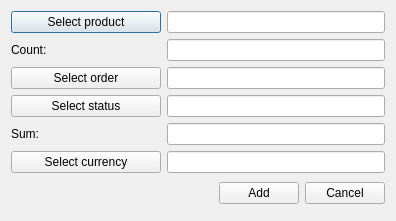
<?xml version="1.0" encoding="UTF-8"?>
<ui version="4.0">
 <class>CreateOrdList</class>
 <widget class="QDialog" name="CreateOrdList">
  <property name="geometry">
   <rect>
    <x>0</x>
    <y>0</y>
    <width>396</width>
    <height>221</height>
   </rect>
  </property>
  <property name="windowTitle">
   <string>Create/Update product in list</string>
  </property>
  <property name="locale">
   <locale language="English" country="UnitedStates"/>
  </property>
  <property name="modal">
   <bool>false</bool>
  </property>
  <layout class="QGridLayout" name="gridLayout">
   <property name="leftMargin">
    <number>11</number>
   </property>
   <property name="topMargin">
    <number>11</number>
   </property>
   <property name="rightMargin">
    <number>11</number>
   </property>
   <property name="bottomMargin">
    <number>17</number>
   </property>
   <item row="1" column="0">
    <widget class="QLabel" name="countLb">
     <property name="minimumSize">
      <size>
       <width>150</width>
       <height>0</height>
      </size>
     </property>
     <property name="text">
      <string>Count:</string>
     </property>
    </widget>
   </item>
   <item row="0" column="1">
    <widget class="QLineEdit" name="productEdit">
     <property name="readOnly">
      <bool>true</bool>
     </property>
    </widget>
   </item>
   <item row="0" column="0">
    <widget class="QPushButton" name="productBtn">
     <property name="text">
      <string>Select product</string>
     </property>
    </widget>
   </item>
   <item row="3" column="0" colspan="2">
    <layout class="QHBoxLayout" name="horizontalLayout">
     <item>
      <spacer name="horizontalSpacer">
       <property name="orientation">
        <enum>Qt::Horizontal</enum>
       </property>
       <property name="sizeHint" stdset="0">
        <size>
         <width>40</width>
         <height>20</height>
        </size>
       </property>
      </spacer>
     </item>
     <item>
      <widget class="QPushButton" name="addBtn">
       <property name="text">
        <string>Add</string>
       </property>
      </widget>
     </item>
     <item>
      <widget class="QPushButton" name="cancelBtn">
       <property name="text">
        <string>Cancel</string>
       </property>
      </widget>
     </item>
    </layout>
   </item>
   <item row="1" column="1">
    <widget class="QLineEdit" name="countEdit">
     <property name="toolTip">
      <string>&lt;html&gt;&lt;head/&gt;&lt;body&gt;&lt;p&gt;For example: 100&lt;/p&gt;&lt;/body&gt;&lt;/html&gt;</string>
     </property>
    </widget>
   </item>
   <item row="2" column="0" colspan="2">
    <widget class="QWidget" name="editSectionWgt" native="true">
     <layout class="QGridLayout" name="gridLayout_3">
      <property name="leftMargin">
       <number>0</number>
      </property>
      <property name="topMargin">
       <number>0</number>
      </property>
      <property name="rightMargin">
       <number>0</number>
      </property>
      <property name="bottomMargin">
       <number>0</number>
      </property>
      <item row="2" column="0">
       <widget class="QLabel" name="sumLb">
        <property name="minimumSize">
         <size>
          <width>150</width>
          <height>0</height>
         </size>
        </property>
        <property name="text">
         <string>Sum:</string>
        </property>
       </widget>
      </item>
      <item row="2" column="1">
       <widget class="QLineEdit" name="sumEdit">
        <property name="toolTip">
         <string>&lt;html&gt;&lt;head/&gt;&lt;body&gt;&lt;p&gt;For example: 300 (pedends on currency, in that case 300 USD)&lt;/p&gt;&lt;/body&gt;&lt;/html&gt;</string>
        </property>
       </widget>
      </item>
      <item row="1" column="0">
       <widget class="QPushButton" name="statusBtn">
        <property name="text">
         <string>Select status</string>
        </property>
       </widget>
      </item>
      <item row="0" column="0">
       <widget class="QPushButton" name="orderBtn">
        <property name="text">
         <string>Select order</string>
        </property>
       </widget>
      </item>
      <item row="1" column="1">
       <widget class="QLineEdit" name="statusEdit">
        <property name="readOnly">
         <bool>true</bool>
        </property>
       </widget>
      </item>
      <item row="0" column="1">
       <widget class="QLineEdit" name="orderEdit">
        <property name="text">
         <string/>
        </property>
        <property name="readOnly">
         <bool>true</bool>
        </property>
       </widget>
      </item>
      <item row="3" column="0">
       <widget class="QPushButton" name="currencyBtn">
        <property name="text">
         <string>Select currency</string>
        </property>
       </widget>
      </item>
      <item row="3" column="1">
       <widget class="QLineEdit" name="currencyEdit">
        <property name="readOnly">
         <bool>true</bool>
        </property>
       </widget>
      </item>
     </layout>
    </widget>
   </item>
  </layout>
 </widget>
 <tabstops>
  <tabstop>productBtn</tabstop>
  <tabstop>productEdit</tabstop>
  <tabstop>countEdit</tabstop>
  <tabstop>orderBtn</tabstop>
  <tabstop>orderEdit</tabstop>
  <tabstop>statusBtn</tabstop>
  <tabstop>statusEdit</tabstop>
  <tabstop>sumEdit</tabstop>
  <tabstop>currencyBtn</tabstop>
  <tabstop>currencyEdit</tabstop>
  <tabstop>addBtn</tabstop>
  <tabstop>cancelBtn</tabstop>
 </tabstops>
 <resources/>
 <connections/>
</ui>
